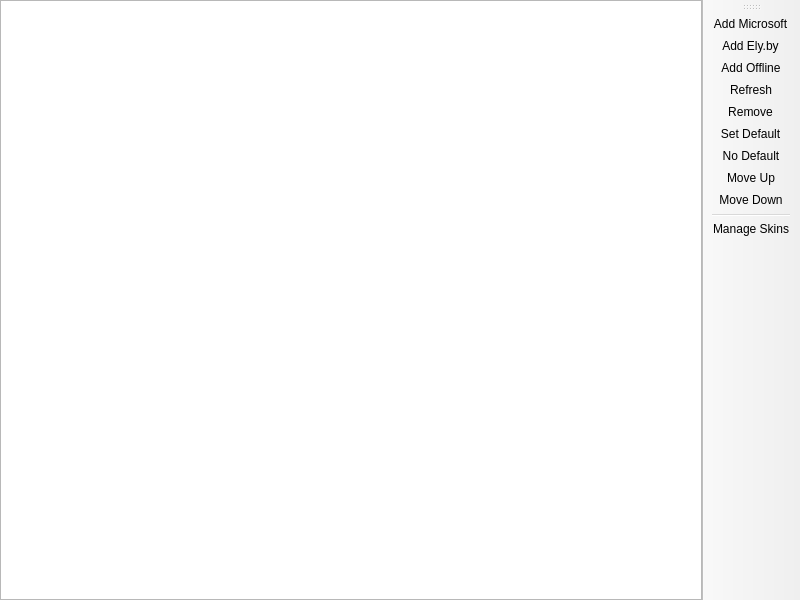
<?xml version="1.0" encoding="UTF-8"?>
<ui version="4.0">
 <class>AccountListPage</class>
 <widget class="QMainWindow" name="AccountListPage">
  <property name="geometry">
   <rect>
    <x>0</x>
    <y>0</y>
    <width>800</width>
    <height>600</height>
   </rect>
  </property>
  <widget class="QWidget" name="centralwidget">
   <layout class="QHBoxLayout" name="horizontalLayout">
    <property name="leftMargin">
     <number>0</number>
    </property>
    <property name="topMargin">
     <number>0</number>
    </property>
    <property name="rightMargin">
     <number>0</number>
    </property>
    <property name="bottomMargin">
     <number>0</number>
    </property>
    <item>
     <widget class="VersionListView" name="listView">
      <property name="alternatingRowColors">
       <bool>true</bool>
      </property>
      <property name="rootIsDecorated">
       <bool>false</bool>
      </property>
      <property name="itemsExpandable">
       <bool>false</bool>
      </property>
      <property name="allColumnsShowFocus">
       <bool>true</bool>
      </property>
      <attribute name="headerStretchLastSection">
       <bool>false</bool>
      </attribute>
     </widget>
    </item>
   </layout>
  </widget>
  <widget class="WideBar" name="toolBar">
   <attribute name="toolBarArea">
    <enum>RightToolBarArea</enum>
   </attribute>
   <attribute name="toolBarBreak">
    <bool>false</bool>
   </attribute>
   <addaction name="actionAddMicrosoft"/>
   <addaction name="actionAddElyBy"/>
   <addaction name="actionAddOffline"/>
   <addaction name="actionRefresh"/>
   <addaction name="actionRemove"/>
   <addaction name="actionSetDefault"/>
   <addaction name="actionNoDefault"/>
   <addaction name="actionMoveUp"/>
   <addaction name="actionMoveDown"/>
   <addaction name="separator"/>
   <addaction name="actionManageSkins"/>
  </widget>
  <action name="actionAddElyBy">
   <property name="text">
    <string>Add &amp;Ely.by</string>
   </property>
  </action>
  <action name="actionSetDefault">
   <property name="text">
    <string>&amp;Set Default</string>
   </property>
  </action>
  <action name="actionNoDefault">
   <property name="checkable">
    <bool>true</bool>
   </property>
   <property name="text">
    <string>&amp;No Default</string>
   </property>
  </action>
  <action name="actionManageSkins">
   <property name="text">
    <string>&amp;Manage Skins</string>
   </property>
   <property name="toolTip">
    <string>Manage Skins</string>
   </property>
  </action>
  <action name="actionAddMicrosoft">
   <property name="text">
    <string>&amp;Add Microsoft</string>
   </property>
  </action>
  <action name="actionAddOffline">
   <property name="text">
    <string>Add &amp;Offline</string>
   </property>
  </action>
  <action name="actionRefresh">
   <property name="text">
    <string>&amp;Refresh</string>
   </property>
   <property name="toolTip">
    <string>Refresh the account tokens</string>
   </property>
  </action>
  <action name="actionRemove">
   <property name="text">
    <string>Remo&amp;ve</string>
   </property>
  </action>
  <action name="actionMoveUp">
   <property name="text">
    <string>Move &amp;Up</string>
   </property>
  </action>
  <action name="actionMoveDown">
   <property name="text">
    <string>Move &amp;Down</string>
   </property>
  </action>
 </widget>
 <customwidgets>
  <customwidget>
   <class>VersionListView</class>
   <extends>QTreeView</extends>
   <header>ui/widgets/VersionListView.h</header>
  </customwidget>
  <customwidget>
   <class>WideBar</class>
   <extends>QToolBar</extends>
   <header>ui/widgets/WideBar.h</header>
  </customwidget>
 </customwidgets>
 <resources/>
 <connections/>
</ui>
